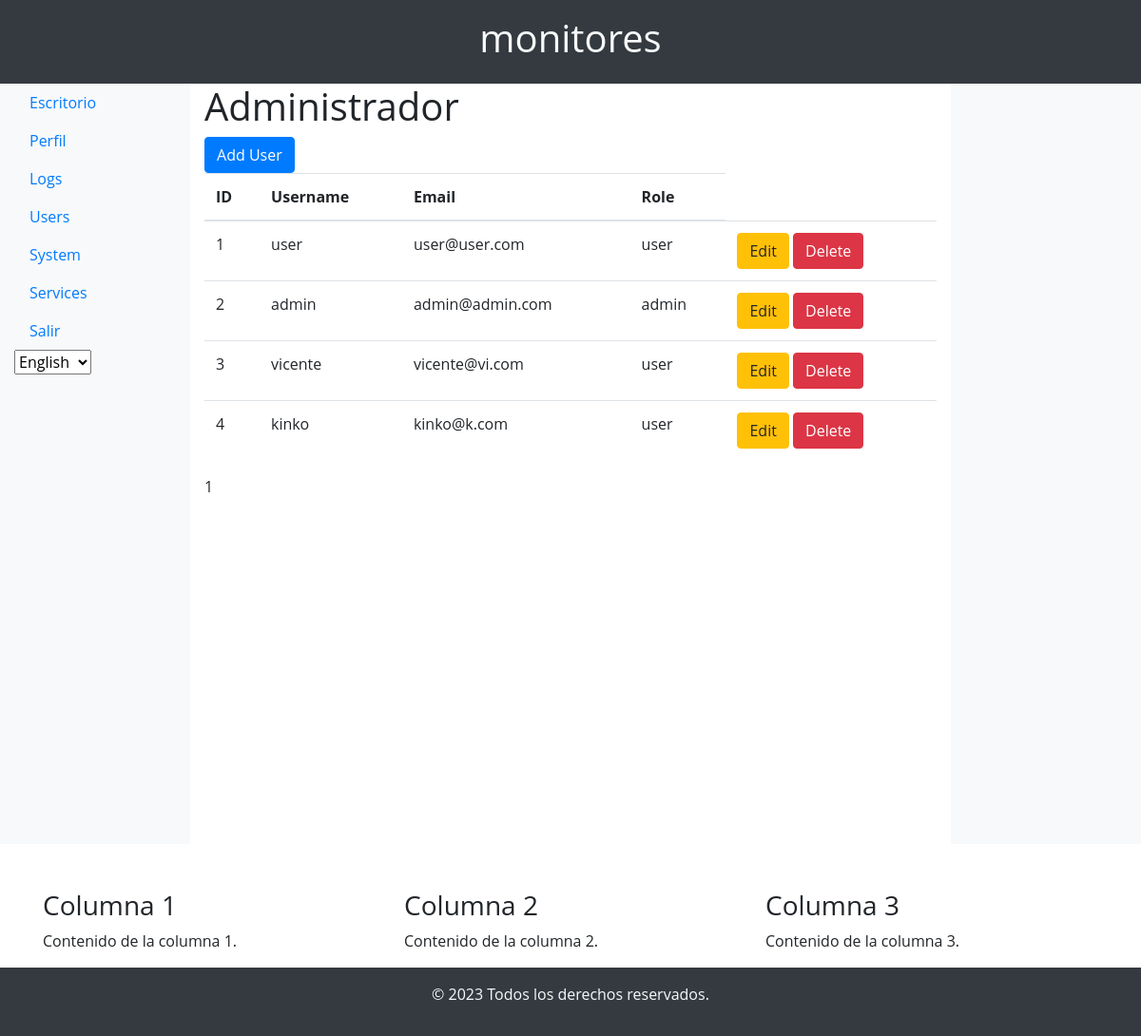
The app's page /admin (signed in), older data.
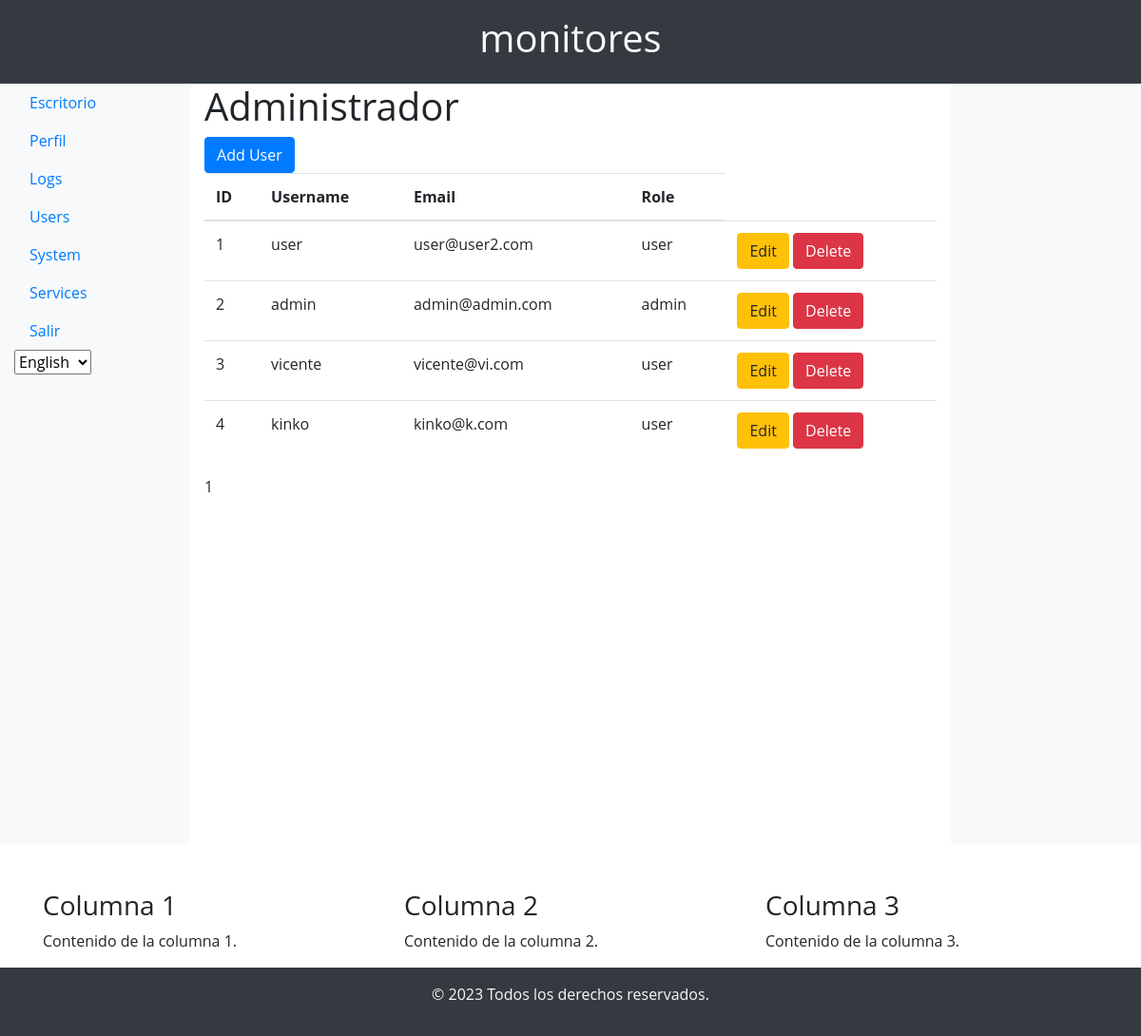
The same page, newer data.
### app/models/user_model.py (models this page shows, shortened)
class User(db.Model, UserMixin):
    id = db.Column(db.Integer, primary_key=True)
    username = db.Column(db.String(50), unique=True, nullable=False)
    email = db.Column(db.String(120), unique=True, nullable=False)
    password = db.Column(db.String(60), nullable=False)
    role = db.Column(db.String(20), default='user')  # Default role is 'user'
    language = db.Column(db.String(5), default='en')  # Add this line for language preference
    created_at = db.Column(db.DateTime, default=datetime.utcnow)
    updated_at = db.Column(db.DateTime, default=datetime.utcnow, onupdate=datetime.utcnow)

### app/controllers/user_controller.py (the view)
@app.route('/admin')
@login_required
def admin():
    if current_user.role != 'admin':
        flash(_('You do not have permission to access this page.'), 'danger')
        return redirect(url_for('index'))
    page = request.args.get('page', 1, type=int)
    per_page = 9  # Adjust the number of users per page as needed
    users = User.query.paginate(page=page, per_page=per_page, error_out=False)
    return render_template('user/admin.html', users=users)

### app/__init__.py (called while the page is built)
@login_manager.user_loader
def load_user(user_id):
    return User.query.get(int(user_id))

def is_admin():
    return current_user.is_authenticated and current_user.role == 'admin'

### app/templates/user/admin.html (shortened to what this page needs)
{% extends 'base.html' %}
{% block content %}
    <h1>Administrador</h1>
    <a href="{{ url_for('add_user') }}" class="btn btn-primary">Add User</a>
    <table class="table">
        <thead>
            <tr>
                <th>ID</th>
                <th>Username</th>
                <th>Email</th>
                <th>Role</th>
            </tr>
        </thead>
        <tbody>
            {% for user in users.items %}
                <tr>
                    <td>{{ user.id }}</td>
                    <td>{{ user.username }}</td>
                    <td>{{ user.email }}</td>
                    <td>{{ user.role }}</td>
                    <td>
                        <a href="{{ url_for('edit_user', user_id=user.id) }}" class="btn btn-warning">Edit</a>
                        <a href="{{ url_for('delete_user', user_id=user.id) }}" class="btn btn-danger">Delete</a>
                    </td>
                </tr>
            {% endfor %}
        </tbody>
    </table>
    <div class="pagination">
        <span class="step-links">
            {% for page_num in users.iter_pages() %}
                {% if page_num %}
                    {% if page_num == users.page %}
                        <span class="current">{{ page_num }}</span>
                    {% else %}
                        <a href="?page={{ page_num }}">{{ page_num }}</a>
                    {% endif %}
                {% else %}
                    <span class="ellipsis">...</span>
                {% endif %}
            {% endfor %}
        </span>
    </div>
{% endblock %}

Row changes from the older to the newer data that the page shows:
changed User id 1: email "user@user.com" → "user@user2.com"
